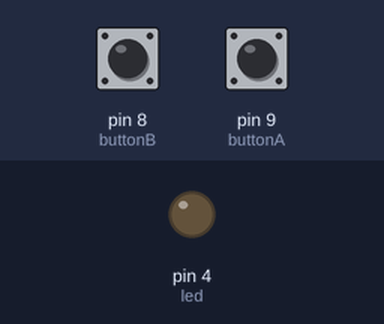
Simulated run of this sketch. Board: Arduino Uno, built with avr-gcc and run on an emulated ATmega328P. Shown: output pins drawn as LEDs (lit = HIGH). Inputs (shaded band) come from the test bench; at power-on: pin 9 (buttonA) HIGH, pin 8 (buttonB) HIGH.

Above: at 1.2 s.
1.3 s: pin 9 (buttonA) pulled LOW for 0.15 s
At 1.9 s:
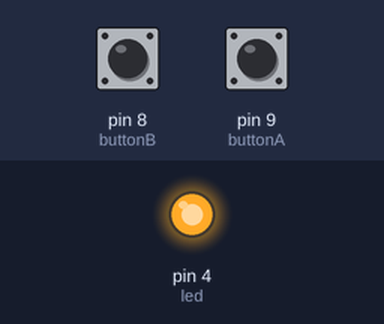
2.9 s: pin 8 (buttonB) pulled LOW for 0.15 s
At 4.1 s:
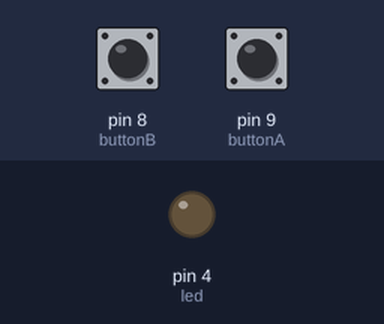
4.5 s: pin 9 (buttonA) pulled LOW for 1 s
At 5.5 s:
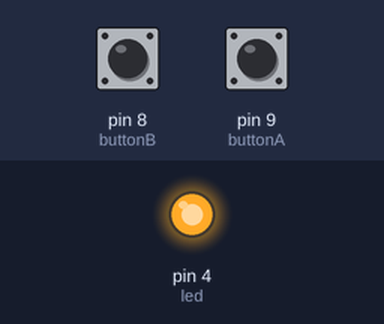
7.0 s: pin 8 (buttonB) driven LOW and pin 9 (buttonA) driven LOW
At 7.7 s:
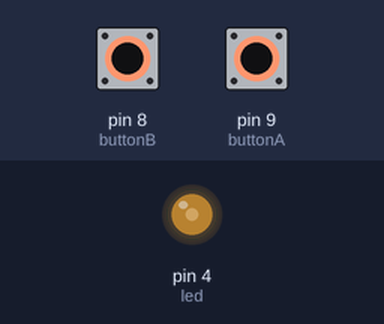
8.5 s: pin 8 (buttonB) driven HIGH
At 9.6 s:
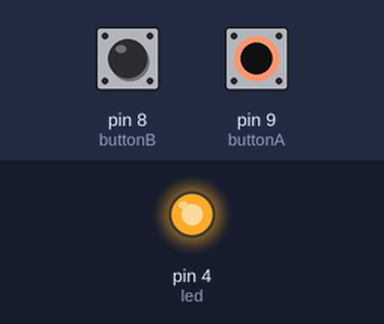
Timing chart, 0 to 11.0 s (numbered marks = the images above; inputs shaded):
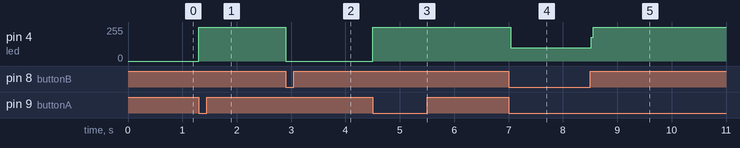

The sketch:

on-off-switch.ino
```cpp
int buttonA = 9;
int buttonB = 8;
int led = 4;

void setup() {
  pinMode(led, OUTPUT);
  pinMode(buttonA, INPUT_PULLUP);
  pinMode(buttonB, INPUT_PULLUP);
}

void loop() {
  if (digitalRead(buttonA) == LOW)
  {
    digitalWrite(led, HIGH);
  }
  if(digitalRead(buttonB) == LOW)
  {
    digitalWrite(led, LOW);
  }

}
```

Measured:
- after the input at 1.3 s, pin 4 (led): 0/255 → 255/255 at once
- after the input at 2.9 s, pin 4 (led): 255/255 → 0/255 at once
- after the input at 4.5 s, pin 4 (led): 0/255 → 255/255 at once
- after the input at 7.0 s, pin 4 (led): 255/255 → 100/255 at once
- after the input at 8.5 s, pin 4 (led): 100/255 → 255/255 at once
